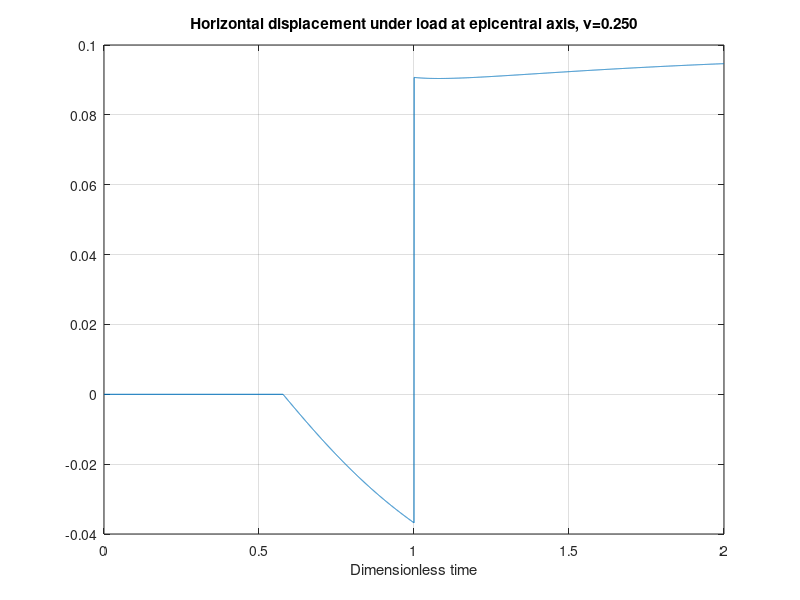

Here is the MATLAB script that generated this plot:
function [T, Urx, Utx, Uzz, Urz] = Lamb_3D(pois, NoPlot);
% Point loads suddenly applied onto the surface of a lower elastic halfspace.
% Time variation of load is a unit step function (Heaviside), which is
% applied at the origin on the surface (x=0, z=0).
% Both horizontal and vertical loads are considered.
%
% **********************************************************
%       Version 3.3, September 6, 2012
%       Copyleft by Eduardo Kausel
%       MIT, Room 1-271, Cambridge, MA 02139
%       kausel@mit.edu
% **********************************************************
%
%  Input arguments:
%        pois   = Poisson's ratio
%        NoPlot = plots omitted if true (1). Default is false (0)
%  Output arguments (cylindrical coordinates)
%        T    = Dimensionless time vector, tau = t*Cs/r
%        Urx  = Radial displacement caused by a horizontal load
%               Varies as  cos(theta) with azimuth
%        Utx  = Tangential displacement caused by a horizontal load
%               Varies as  -sin(theta) with azimuth
%        Uzz  = Vertical displacement caused by a vertical load
%               (no variation with azimuth)
%        Urz  = Radial displacement caused by a vertical load
%               (no variation with azimuth)
%        Uzx  = Vertical displacement caused by a horizontal load
%               Not returned, because  Uzx = -Urz (reciprocity),
%               except that Uzx varies as  cos(theta)
%  Note: All displacements are normalized by the shear modulus (mu) and
%        by the range (r), i.e. Urx = urx*r*mu and so forth.
%        Also, the time returned is dimensionless, i.e. T = t*Cs/r, where
%        Cs is the shear wave velocity. Both of these normalizations
%        are equivalent to assuming that mu=1, Cs=1, r=1.
%        Observe that the first point of all arrays returned is for time
%        t=0, and thus not equally spaced with the other points, which
%        begin with the arrival of the P wave. 
% 
% Sign convention:
% Vertical load and vertical displacements at the surfce point up
% Response given in terms of dimensionless time tau=t*Cs/r
%
% References:
%    a) Vertical loads:
%			Eringen and Suhubi, Elastodynamics, Vol. II, 748-750, pois<0.26
% 			Mooney, 1974, BSSA, V. 64, No.2, pp. 473-491, pois > 0.2631,
%           but vertical component only
%    b) Horizontal loads: (pois = 0.25 only)
%        Chao, C.C., Dynamical response of an elastic halfspace to
%        tangential surface loading, Journal of Applied Mechanics,
%        Vol 27, September 1960, pp 559-567
%    c) Generalization of all of the above to arbitrary Poisson's ratio:
%        Kausel, E., Lamb's problem at its simplest
%        Proceeding Royal Society of London, Series A, 2012 (in print)

% Default data & input parameters
mu = 1;             % shear modulus
r = 1;              % range (= radial distance)
rho = 1;            % mass density
Cs = sqrt(mu/rho);  % Shear wave velocity
tmax = 2;			% Maximum time for plotting (t=1 => arrival of S waves)
Nt = 1000;          % Number of time steps between tp and ts
if nargin<2, NoPlot=0;  end
if nargin<1, pois=0.25; end

% Roots of Rayleigh function
a2 = (1-2*pois)./(2 - 2*pois);  % (Cs/Cp)^2
b2 = 1-a2;
p = [-16*(1-a2), 8*(3-2*a2), -8, 1];    % Characteristic polynomial
x = sort(roots(p)); % find and sort roots
x1 = x(1);  % First false root
x2 = x(2);  % Second false root
x3 = x(3);  % True Rayleigh root = (Cs/Cr)^2

% Dimensionless arrival times and time arrays
tp = sqrt(a2);		% Arrival time of P waves
ts = 1;				%    "      "   " S   "
tr = sqrt(x3);		%    "      "   " R   "
dt = (ts-tp)/Nt;    % Time step
T0 = [0 tp];        % Time before arrival of P wave
U0 = [0 0];         % Quiescent phase (during T0)
T1 = [tp+dt:dt:ts];     % Time from P to S wave arrival
T2 = [ts+dt:dt:tr-dt];  % Time from S to before R wave arrival
T3 = [tr];              % Arrival of R wave
T4 = [tr+dt:dt:tmax];   % Time after passage of R wave
T = [T0, T1, T2, T3, T4]; % Total time array
T = T*r/Cs;             % actual (physical) time
T12 = T1.^2;
T22 = T2.^2;
S11 = sqrt(T12-x1);
S21 = sqrt(T12-x2);
S31 = sqrt(x3-T12);
S12 = sqrt(T22-x1);
S22 = sqrt(T22-x2);
S32 = sqrt(x3-T22);

% I.- VERTICAL LOAD
% Vertical displacements due to vertical step load
f = (1-pois)/(2*pi*mu*r);
if (imag(x1)==0)
   A1 = (x1-0.5)^2*sqrt(a2-x1)/((x1-x2)*(x1-x3));
   A2 = (x2-0.5)^2*sqrt(a2-x2)/((x2-x1)*(x2-x3));
   A3 = (x3-0.5)^2*sqrt(x3-a2)/((x3-x1)*(x3-x2));
   U1 = 0.5*f*(1-A1./S11-A2./S21-A3./S31);
else
   A1 = (x1-0.5)^2*sqrt(a2-x1)/((x1-x2)*(x1-x3));
   A3 = (x3-0.5)^2*sqrt(x3-a2)/real((x3-x1)*(x3-x2));
   U1 = 0.5*f*(1-2*real(A1./S11)-A3./S31);
end
U2 = f*(1-A3./S32);
U3 = [-sign(A3)*inf];
U4 = f*ones(size(T4));
U4(1) = U2(length(U2));
Uzz = [U0, U1, U2, U3, U4];

% Radial displacements due to vertical load
n1 = b2/(a2-x1);
if pois==0
   x2 = a2;
   n2 = inf;
else
   n2 = b2/(a2-x2);
end
n3 = b2/(a2-x3);
k2 = (T12-a2)/b2;	% = k^2
if imag(x1)==0
  B1 = ellipint3(90,n1*k2,k2)*(1-2*x1)*(1-x1)/(x1-x2)/(x1-x3);
  B2 = ellipint3(90,n2*k2,k2)*(1-2*x2)*(1-x2)/(x2-x1)/(x2-x3);
  B3 = ellipint3(90,n3*k2,k2)*(1-2*x3)*(1-x3)/(x3-x1)/(x3-x2);
  U1 = 2*ellipint3(90,0,k2)-B1-B2-B3;
else
  B1 = 2*real(ellipint3(90,n1*k2,k2)*(1-2*x1)*(1-x1)/(x1-x2)/(x1-x3));
  tmp = real((x3-x1)*(x3-x2));
  B3 = ellipint3(90,n3*k2,k2)*(1-2*x3)*(1-x3)/tmp;
  U1 = 2*ellipint3(90,0,k2)-B1-B3;
end
fac = 1/(8*pi^2*mu*r);
f = fac/sqrt(b2^3);
U1 = f*U1.*T1;
t2 = T2.^2;
k2 = b2./(t2-a2);	% inverse of k^2
if imag(x1)==0
  B1 = ellipint3(90,n1,k2)*(1-2*x1)*(1-x1)/(x1-x2)/(x1-x3);
  B2 = ellipint3(90,n2,k2)*(1-2*x2)*(1-x2)/(x2-x1)/(x2-x3);
  B3 = ellipint3(90,n3,k2)*(1-2*x3)*(1-x3)/(x3-x1)/(x3-x2);
  U2 = 2*ellipint3(90,0,k2) - B1 - B2 - B3;
else
  B1 = 2*real(ellipint3(90,n1,k2)*(1-2*x1)*(1-x1)/(x1-x2)/(x1-x3));
  tmp = real((x3-x1)*(x3-x2));
  B3 = ellipint3(90,n3,k2)*(1-2*x3)*(1-x3)/tmp;
  U2 = 2*ellipint3(90,0,k2) - B1 - B3;
end
C = (2*x3-1)^3/(1-4*x3+8*b2*x3^3);
U2 = f*U2.*T2.*sqrt(k2);
U3 = U2(length(U2));
U4 = 2*pi*fac*C*T4./sqrt(T4.^2-x3);
Urz = [U0, U1, U2, U3, U4];

% II.- HORIZONTAL LOAD
% Radial displacements due to horizontal load
f = 1/(2*pi*mu*r);
fac = (1-pois)*f;
C1 = (1-x1)*sqrt(a2-x1)/((x1-x2)*(x1-x3));
if imag(x1)==0
  C2 = (1-x2)*sqrt(a2-x2)/((x2-x1)*(x2-x3));
  C3 = (1-x3)*sqrt(x3-a2)/((x3-x1)*(x3-x2));
  U1 = 0.5*fac*T12.*(C1./S11+C2./S21+C3./S31);
else
  C3 = (1-x3)*sqrt(x3-a2)/real((x3-x1)*(x3-x2));
  U1 = 0.5*fac*T12.*(2*real(C1./S11)+C3./S31);
end
U2 = f+fac*C3*T22./S32;
U3 = f;
U4 = f*ones(size(T4));
Urx = [U0, U1, U2, U3, U4];

% Tangential displacements due to horizontal load
if imag(x1)==0
  U1 = 0.5*fac*(1-C1*S11-C2*S21+C3*S31);
else
  U1 = 0.5*fac*(1-2*real(C1*S11)+C3*S31);
end
U2 = fac*(1+C3*S32);
U3 = fac; 
U4 = fac*ones(size(T4));
Utx = [U0, U1, U2, U3, U4];

% Displacements on epicentral axis
% ********************************
z = 1;  % depth at which displacements are computed
t = [T2,T3,T4]; % time after arrival of S wave
t2 = t.^2;
D1 = (16*(1-a2)*t2+8*(3-8*a2+6*a2^2)).*t2;
D1 = (D1+8*(1-6*a2+10*a2^2-6*a2^3)).*t2+(1-2*a2)^4;
D2 = (16*(1-a2)*t2-8*(3-4*a2)).*t2;
D2 = (D2+8*(1-2*a2)).*t2+1;
S1 = 0.5*(1+sqrt(1+(1-a2)./t2)).*D1;
S2 = 0.5*(1+sqrt(1-(1-a2)./t2)).*D2;

% a) Horizontal load
fac = 0.25/pi/mu/z;
U1 = sqrt(T12-a2+1);
U1 = 2*T1.*(T12-a2).*U1;
U1 = U1./(U1-(2*T12-2*a2+1).^2);
U2 = ((128*(1-a2)*t2-64*(1+4*a2-6*a2^2)).*t2-16*(3-15*a2-4*a2^2+24*a2^3)).*t2;
U2 = ((U2+16*a2*(4-17*a2+10*a2^2+8*a2^3)).*t2+16*a2*(1-3*a2+7*a2^2-6*a2^3)).*t2;
U2 = (U2-(1-10*a2+40*a2^2-48*a2^3+16*a2^4)).*t2./D1./D2+1;
U2 = U2-(1-a2)*((t2-a2).*(2*t2-2*a2+1).^2./S1+2*t2.*(2*t2-1).*(t2-1)./S2);
Vxx = fac*[U0,U1,U2];   % Horiz. displacement at depth due to horiz. load

% b) Vertical load
fac = 0.5/pi/mu/z;
U1 = 2*T12-2*a2+1;
U1 = T12.*U1./(U1.^2-4*T1.*(T12-a2).*sqrt(T12-a2+1));
U2 = ((128*(1-a2)*t2+64*(1-2*a2)*(2-4*a2+a2^2)).*t2-16*(21-37*a2+4*a2^2+36*a2^3-16*a2^4)).*t2;
U2 = ((U2+16*(3+26*a2-78*a2^2+70*a2^3-8*a2^4-8*a2^5)).*t2+4*(15-87*a2+116*a2^2+24*a2^3-136*a2^4+64*a2^5)).*t2;
U2 = (U2+(11-28*a2+16*a2^2)*(1-2*a2)^3).*t2./D1./D2;
U2 = U2+(1-a2)*( 2*t2.*(t2-a2).*(2*t2-2*a2+1)./S1 + (2*t2-1).^2.*(t2-1)./S2);
Vzz = fac*[U0,U1,U2];    % Vert. displacement at depth due to horiz. load

if NoPlot
  % omit all plots
  if nargout==0, 
   clear T Urx Utx Uzz Urz
  end
  return
end

% Plot response functions
% ***********************

plot(T, Uzz);
grid on;
axis ([0 tmax -1 0.4]);
tit = sprintf( ... 
   'Vertical displacement due to vertical point (step) load, \\nu=%5.3f',pois);
title (tit);
titx = 'Dimensionless time';
xlabel(titx);
EasyPlot('Uzz', tit, titx, T, Uzz, 'r', pois);
pause;

plot (T,Urz);
grid on;
axis ([0 tmax -0.2 0.6]);
tit = sprintf( ...
  'Radial displacement due to vertical point (step) load, \\nu=%5.3f',pois);
title (tit);
xlabel(titx);
EasyPlot('Urz', tit, titx, T, Urz, 'r', pois);
pause;

plot (T,Urx);
grid on;
tit = sprintf ( ...
  'Radial displacement due to horizontal point (step) load, \\nu=%5.3f',pois);
title (tit);
xlabel(titx);
EasyPlot('Urx', tit, titx, T, Urx, 'r', pois);
pause;

plot (T,Utx);
grid on;
tit = sprintf( ...
  'Tangential displacement due to horizontal point (step) load, \\nu=%5.3f',pois);
title (tit);
xlabel(titx);
EasyPlot('Utx', tit, titx, T, Utx, 'r', pois);
pause;

plot (T,Vzz);
grid on;
tit = sprintf( ...
  'Vertical displacement under load at epicentral axis, \\nu=%5.3f',pois);
title(tit);
xlabel(titx);
EasyPlot('Axis_zz', tit, titx, T, Vzz, 'r', pois);
pause;

plot (T,Vxx);
grid on;
tit = sprintf( ...
  'Horizontal displacement under load at epicentral axis, \\nu=%5.3f',pois);
title(tit);
xlabel(titx);
EasyPlot('Axis_xx', tit, titx, T, Vxx, 'r', pois);
pause;

close all

if nargout==0, 
 clear T Urx Utx Uzz Urz
end
return


function EasyPlot(fname, tit, titx, T, U, flag, pois)
% Creates files for display with the EasyPlot program
nu = floor(1000*pois);
if nu>99
  fname = sprintf('%s%3d.ezp',fname,nu);
elseif nu>9
  fname = sprintf('%s0%2d.ezp',fname,nu);
else
  fname = sprintf('%s00%1d.ezp',fname,nu);
end
fout = fopen (fname, 'w');
fprintf (fout, '/et g "%s"\n', tit);
fprintf (fout, '/et x "%s"\n', titx);
fprintf (fout, '/og on\n');
fprintf (fout, '/sd off\n');
fprintf (fout, '/sm off\n');
[nr,nc] = size(U);
for n=1:nr
   fprintf (fout, '//nc\n');
   if flag=='r'
	  fprintf (fout, '%15.5f  %15.5f\n', [T;U(n,:)]);
   elseif flag=='c'
	  fprintf (fout, '%15.5f  %15.5f  %15.5f\n', [T;real(U(n,:));imag(U(n,:))]);
   else
   'Not a valid option in EasyPlot';
   end
end 
fclose (fout);
return


function [el3]=ellipint3(phi,N,M);
%    [EL3] = ELLIPINT3 (phi,N,M) returns the elliptic integral of
%            the third kind, evaluated for each value of N, M
%            Can also be used to obtain the elliptic integral
%            of the first kind by setting N=0.
%    Arguments :  phi   -- Upper limit of integration (in degrees)
%                 M=[m] -- Modulus   (some authors use k=sqrt(m))
%                          M can be a scalar or vector
%                 N=[n] -- Parameter (some authors use c=-n)
%                          N can be also be scalar or vector, but if
%                          the latter, it must agree in size with M
%    Definition: If n, m are elements of N, M, then
%
%                phi
%    el3 = integ  |   [dt/((1+n*sin^2(t))*sqrt(1-m*sin^2(t)))
%                 0
%
%    Observe that m = k^2 is the square of the argument
%    used by some authors for the elliptic integrals
%    Method:  10-point Gauss-Legendre quadrature
if (phi < 0)
  'Error, first argument in ellipint3 cannot be negative'
  el3 = 0;
  return
end
if length(N) ==1
  N = N*ones(size(M));
elseif length(N) ~= length(M)
  'Error, wrong size of second argument in ellipint3.'
  'Should be size(N)=1 or size(N)=size(M)'
  el3 = 0;
  return
end
tol = 1.e-8;
ang = phi*pi/180;
psi = ang/2;
t = [.9931285991850949,.9639719272779138,.9122344282513259, ...
  .8391169718222188,.7463319064601508,.6360536807265150, ...
  .5108670019508271,.3737060887154195,.2277858511416451, ...
  .7652652113349734d-1];
w = [.1761400713915212d-1,.4060142980038694d-1,.6267204833410907d-1, ...
  .8327674157670475d-1,.1019301198172404,.1181945319615184, ...
  .1316886384491766,.1420961093183820,.1491729864726037,.1527533871307258];
t1 = psi*(1+t);
t2 = psi*(1-t);
s1 = sin(t1).^2;
s2 = sin(t2).^2;
el3 = zeros(size(M));
s = sin(ang)^2;
for j=1:length(M)
  k2 = M(j);
  n = N(j);
  % assuming phi is in degrees here
  if (phi<=90 & abs(1+n*s)>tol & abs(1-k2*s)>tol) | ...
      (phi>90 & abs(1+n)>tol & abs(1-k2)>tol)  
    f1 = 1./( (1+n*s1).*sqrt(1-k2*s1) );
    f2 = 1./( (1+n*s2).*sqrt(1-k2*s2) );
    el3(j) = (f1+f2)*w';
  else
    el3(j) = inf;
  end
end
el3 = psi*el3;
return
